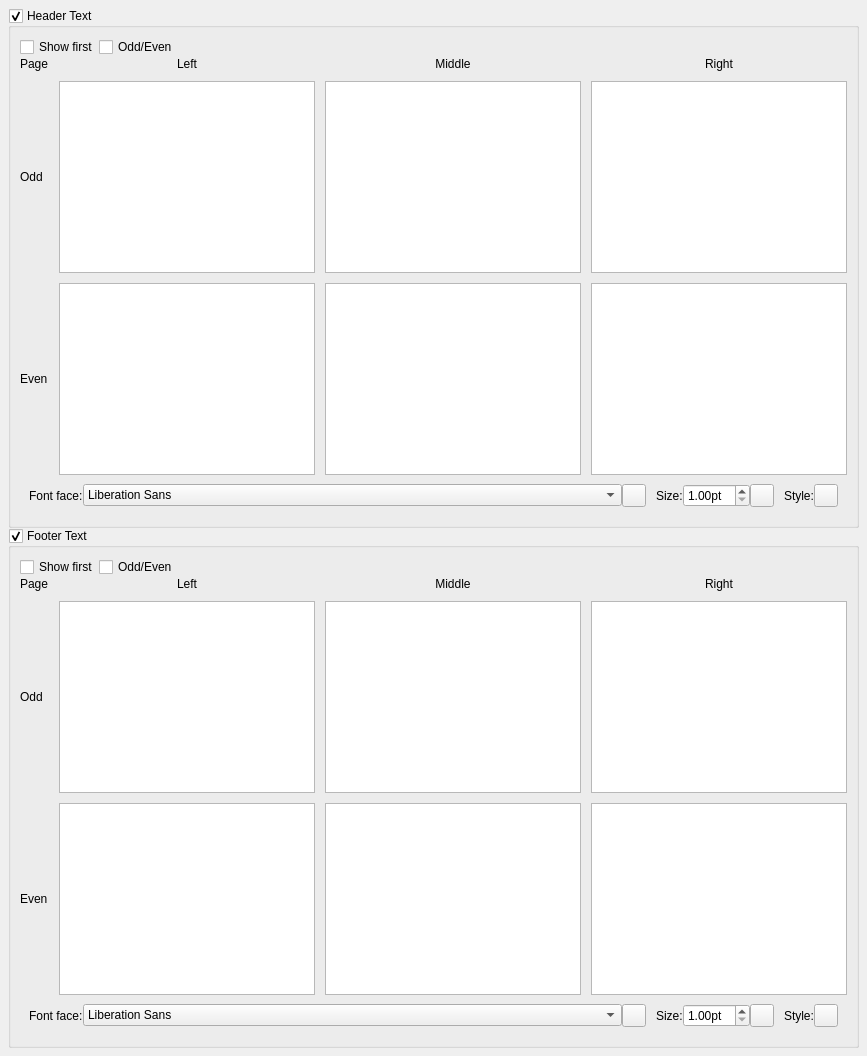
      <widget class="QWidget" name="PageHeaderFooter">
       <layout class="QGridLayout" name="gridLayout_10">
        <property name="leftMargin">
         <number>8</number>
        </property>
        <property name="topMargin">
         <number>8</number>
        </property>
        <property name="rightMargin">
         <number>8</number>
        </property>
        <property name="bottomMargin">
         <number>8</number>
        </property>
        <property name="spacing">
         <number>0</number>
        </property>
        <item row="1" column="0">
         <widget class="QGroupBox" name="showFooter">
          <property name="sizePolicy">
           <sizepolicy hsizetype="Preferred" vsizetype="Expanding">
            <horstretch>0</horstretch>
            <verstretch>0</verstretch>
           </sizepolicy>
          </property>
          <property name="title">
           <string>Footer Text</string>
          </property>
          <property name="checkable">
           <bool>true</bool>
          </property>
          <layout class="QVBoxLayout" name="verticalLayout_22">
           <property name="spacing">
            <number>0</number>
           </property>
           <item>
            <layout class="QHBoxLayout" name="horizontalLayout_2">
             <item>
              <widget class="QCheckBox" name="showFooterFirstPage">
               <property name="toolTip">
                <string>Show footer also on first page</string>
               </property>
               <property name="text">
                <string>Show first</string>
               </property>
              </widget>
             </item>
             <item>
              <widget class="QCheckBox" name="footerOddEven">
               <property name="toolTip">
                <string>Use odd/even page footer</string>
               </property>
               <property name="text">
                <string>Odd/Even</string>
               </property>
              </widget>
             </item>
             <item>
              <spacer name="horizontalSpacer_3">
               <property name="orientation">
                <enum>Qt::Horizontal</enum>
               </property>
               <property name="sizeHint" stdset="0">
                <size>
                 <width>40</width>
                 <height>20</height>
                </size>
               </property>
              </spacer>
             </item>
            </layout>
           </item>
           <item>
            <layout class="QGridLayout" name="gridLayout_6">
             <property name="spacing">
              <number>10</number>
             </property>
             <item row="1" column="0">
              <widget class="QLabel" name="labelOddFooter">
               <property name="text">
                <string>Odd</string>
               </property>
              </widget>
             </item>
             <item row="1" column="1">
              <widget class="QTextEdit" name="oddFooterL">
               <property name="minimumSize">
                <size>
                 <width>0</width>
                 <height>30</height>
                </size>
               </property>
              </widget>
             </item>
             <item row="0" column="2">
              <widget class="QLabel" name="labelMiddleFooter">
               <property name="text">
                <string>Middle</string>
               </property>
               <property name="alignment">
                <set>Qt::AlignCenter</set>
               </property>
              </widget>
             </item>
             <item row="1" column="2">
              <widget class="QTextEdit" name="oddFooterC">
               <property name="minimumSize">
                <size>
                 <width>0</width>
                 <height>30</height>
                </size>
               </property>
              </widget>
             </item>
             <item row="2" column="1">
              <widget class="QTextEdit" name="evenFooterL">
               <property name="minimumSize">
                <size>
                 <width>0</width>
                 <height>30</height>
                </size>
               </property>
              </widget>
             </item>
             <item row="2" column="0">
              <widget class="QLabel" name="labelEvenFooter">
               <property name="text">
                <string>Even</string>
               </property>
              </widget>
             </item>
             <item row="0" column="1">
              <widget class="QLabel" name="labelLeftFooter">
               <property name="sizePolicy">
                <sizepolicy hsizetype="Preferred" vsizetype="Preferred">
                 <horstretch>0</horstretch>
                 <verstretch>0</verstretch>
                </sizepolicy>
               </property>
               <property name="text">
                <string>Left</string>
               </property>
               <property name="alignment">
                <set>Qt::AlignCenter</set>
               </property>
              </widget>
             </item>
             <item row="2" column="2">
              <widget class="QTextEdit" name="evenFooterC">
               <property name="minimumSize">
                <size>
                 <width>0</width>
                 <height>30</height>
                </size>
               </property>
              </widget>
             </item>
             <item row="2" column="3">
              <widget class="QTextEdit" name="evenFooterR">
               <property name="minimumSize">
                <size>
                 <width>0</width>
                 <height>30</height>
                </size>
               </property>
              </widget>
             </item>
             <item row="1" column="3">
              <widget class="QTextEdit" name="oddFooterR">
               <property name="minimumSize">
                <size>
                 <width>0</width>
                 <height>30</height>
                </size>
               </property>
              </widget>
             </item>
             <item row="0" column="0">
              <widget class="QLabel" name="labelPageFooter">
               <property name="text">
                <string>Page</string>
               </property>
              </widget>
             </item>
             <item row="0" column="3">
              <widget class="QLabel" name="labelRightFooter">
               <property name="text">
                <string>Right</string>
               </property>
               <property name="alignment">
                <set>Qt::AlignCenter</set>
               </property>
              </widget>
             </item>
            </layout>
           </item>
           <item>
            <widget class="QWidget" name="showMeasureNumber_5" native="true">
             <layout class="QGridLayout" name="_7">
              <property name="spacing">
               <number>0</number>
              </property>
              <item row="0" column="4">
               <widget class="QDoubleSpinBox" name="footerFontSize">
                <property name="suffix">
                 <string>pt</string>
                </property>
                <property name="minimum">
                 <double>1.000000000000000</double>
                </property>
               </widget>
              </item>
              <item row="0" column="0">
               <widget class="QLabel" name="label_165">
                <property name="text">
                 <string>Font face:</string>
                </property>
               </widget>
              </item>
              <item row="0" column="3">
               <widget class="QLabel" name="label_164">
                <property name="text">
                 <string>Size:</string>
                </property>
                <property name="indent">
                 <number>10</number>
                </property>
               </widget>
              </item>
              <item row="0" column="1">
               <widget class="QFontComboBox" name="footerFontFace">
                <property name="sizePolicy">
                 <sizepolicy hsizetype="Expanding" vsizetype="Fixed">
                  <horstretch>0</horstretch>
                  <verstretch>0</verstretch>
                 </sizepolicy>
                </property>
                <property name="editable">
                 <bool>false</bool>
                </property>
               </widget>
              </item>
              <item row="0" column="2">
               <widget class="QToolButton" name="resetFooterFontFace">
                <property name="toolTip">
                 <string>Reset to default</string>
                </property>
                <property name="accessibleName">
                 <string>Reset 'Font face' value</string>
                </property>
                <property name="text">
                 <string notr="true"/>
                </property>
                <property name="icon">
                 <iconset resource="musescore.qrc">
                  <normaloff>:/data/icons/edit-reset.svg</normaloff>:/data/icons/edit-reset.svg</iconset>
                </property>
               </widget>
              </item>
              <item row="0" column="6">
               <widget class="QLabel" name="label_166">
                <property name="text">
                 <string>Style:</string>
                </property>
                <property name="indent">
                 <number>10</number>
                </property>
               </widget>
              </item>
              <item row="0" column="5">
               <widget class="QToolButton" name="resetFooterFontSize">
                <property name="toolTip">
                 <string>Reset to default</string>
                </property>
                <property name="accessibleName">
                 <string>Reset 'Font size' value</string>
                </property>
                <property name="text">
                 <string notr="true"/>
                </property>
                <property name="icon">
                 <iconset resource="musescore.qrc">
                  <normaloff>:/data/icons/edit-reset.svg</normaloff>:/data/icons/edit-reset.svg</iconset>
                </property>
               </widget>
              </item>
              <item row="0" column="7">
               <widget class="Ms::FontStyleSelect" name="footerFontStyle" native="true"/>
              </item>
              <item row="0" column="8">
               <widget class="QToolButton" name="resetFooterFontStyle">
                <property name="toolTip">
                 <string>Reset to default</string>
                </property>
                <property name="accessibleName">
                 <string>Reset 'Font size' value</string>
                </property>
                <property name="text">
                 <string notr="true"/>
                </property>
                <property name="icon">
                 <iconset resource="musescore.qrc">
                  <normaloff>:/data/icons/edit-reset.svg</normaloff>:/data/icons/edit-reset.svg</iconset>
                </property>
               </widget>
              </item>
             </layout>
            </widget>
           </item>
          </layout>
         </widget>
        </item>
        <item row="0" column="0">
         <widget class="QGroupBox" name="showHeader">
          <property name="sizePolicy">
           <sizepolicy hsizetype="Preferred" vsizetype="Expanding">
            <horstretch>0</horstretch>
            <verstretch>0</verstretch>
           </sizepolicy>
          </property>
          <property name="title">
           <string>Header Text</string>
          </property>
          <property name="checkable">
           <bool>true</bool>
          </property>
          <layout class="QVBoxLayout" name="verticalLayout_23">
           <property name="spacing">
            <number>0</number>
           </property>
           <item>
            <layout class="QHBoxLayout" name="horizontalLayout_4">
             <item>
              <widget class="QCheckBox" name="showHeaderFirstPage">
               <property name="toolTip">
                <string>Show header also on first page</string>
               </property>
               <property name="text">
                <string>Show first</string>
               </property>
              </widget>
             </item>
             <item>
              <widget class="QCheckBox" name="headerOddEven">
               <property name="toolTip">
                <string>Use odd/even page header</string>
               </property>
               <property name="text">
                <string>Odd/Even</string>
               </property>
              </widget>
             </item>
             <item>
              <spacer name="horizontalSpacer_4">
               <property name="orientation">
                <enum>Qt::Horizontal</enum>
               </property>
               <property name="sizeHint" stdset="0">
                <size>
                 <width>40</width>
                 <height>20</height>
                </size>
               </property>
              </spacer>
             </item>
            </layout>
           </item>
           <item>
            <layout class="QGridLayout" name="gridLayout_5">
             <property name="spacing">
              <number>10</number>
             </property>
             <item row="0" column="1">
              <widget class="QLabel" name="labelLeftHeader">
               <property name="text">
                <string>Left</string>
               </property>
               <property name="alignment">
                <set>Qt::AlignCenter</set>
               </property>
              </widget>
             </item>
             <item row="0" column="2">
              <widget class="QLabel" name="labelMiddleHeader">
               <property name="text">
                <string>Middle</string>
               </property>
               <property name="alignment">
                <set>Qt::AlignCenter</set>
               </property>
              </widget>
             </item>
             <item row="0" column="3">
              <widget class="QLabel" name="labelRightHeader">
               <property name="text">
                <string>Right</string>
               </property>
               <property name="alignment">
                <set>Qt::AlignCenter</set>
               </property>
              </widget>
             </item>
             <item row="1" column="0">
              <widget class="QLabel" name="labelOddHeader">
               <property name="text">
                <string>Odd</string>
               </property>
              </widget>
             </item>
             <item row="1" column="1">
              <widget class="QTextEdit" name="oddHeaderL">
               <property name="sizePolicy">
                <sizepolicy hsizetype="Expanding" vsizetype="Expanding">
                 <horstretch>0</horstretch>
                 <verstretch>0</verstretch>
                </sizepolicy>
               </property>
               <property name="minimumSize">
                <size>
                 <width>0</width>
                 <height>30</height>
                </size>
               </property>
               <property name="maximumSize">
                <size>
                 <width>16777215</width>
                 <height>16777215</height>
                </size>
               </property>
              </widget>
             </item>
             <item row="1" column="2">
              <widget class="QTextEdit" name="oddHeaderC">
               <property name="sizePolicy">
                <sizepolicy hsizetype="Expanding" vsizetype="Expanding">
                 <horstretch>0</horstretch>
                 <verstretch>0</verstretch>
                </sizepolicy>
               </property>
               <property name="minimumSize">
                <size>
                 <width>0</width>
                 <height>30</height>
                </size>
               </property>
               <property name="maximumSize">
                <size>
                 <width>16777215</width>
                 <height>16777215</height>
                </size>
               </property>
              </widget>
             </item>
             <item row="1" column="3">
              <widget class="QTextEdit" name="oddHeaderR">
               <property name="sizePolicy">
                <sizepolicy hsizetype="Expanding" vsizetype="Expanding">
                 <horstretch>0</horstretch>
                 <verstretch>0</verstretch>
                </sizepolicy>
               </property>
               <property name="minimumSize">
                <size>
                 <width>0</width>
                 <height>30</height>
                </size>
               </property>
               <property name="maximumSize">
                <size>
                 <width>16777215</width>
                 <height>16777215</height>
                </size>
               </property>
              </widget>
             </item>
             <item row="2" column="1">
              <widget class="QTextEdit" name="evenHeaderL">
               <property name="minimumSize">
                <size>
                 <width>0</width>
                 <height>30</height>
                </size>
               </property>
               <property name="maximumSize">
                <size>
                 <width>16777215</width>
                 <height>16777215</height>
                </size>
               </property>
              </widget>
             </item>
             <item row="2" column="0">
              <widget class="QLabel" name="labelEvenHeader">
               <property name="text">
                <string>Even</string>
               </property>
              </widget>
             </item>
             <item row="2" column="2">
              <widget class="QTextEdit" name="evenHeaderC">
               <property name="minimumSize">
                <size>
                 <width>0</width>
                 <height>30</height>
                </size>
               </property>
               <property name="maximumSize">
                <size>
                 <width>16777215</width>
                 <height>16777215</height>
                </size>
               </property>
              </widget>
             </item>
             <item row="2" column="3">
              <widget class="QTextEdit" name="evenHeaderR">
               <property name="minimumSize">
                <size>
                 <width>0</width>
                 <height>30</height>
                </size>
               </property>
               <property name="maximumSize">
                <size>
                 <width>16777215</width>
                 <height>16777215</height>
                </size>
               </property>
              </widget>
             </item>
             <item row="0" column="0">
              <widget class="QLabel" name="labelPageHeader">
               <property name="text">
                <string>Page</string>
               </property>
              </widget>
             </item>
            </layout>
           </item>
           <item>
            <widget class="QWidget" name="showMeasureNumber_4" native="true">
             <layout class="QGridLayout" name="_6">
              <property name="spacing">
               <number>0</number>
              </property>
              <item row="0" column="3">
               <widget class="QLabel" name="label_161">
                <property name="text">
                 <string>Size:</string>
                </property>
                <property name="indent">
                 <number>10</number>
                </property>
               </widget>
              </item>
              <item row="0" column="1">
               <widget class="QFontComboBox" name="headerFontFace">
                <property name="sizePolicy">
                 <sizepolicy hsizetype="Expanding" vsizetype="Fixed">
                  <horstretch>0</horstretch>
                  <verstretch>0</verstretch>
                 </sizepolicy>
                </property>
                <property name="editable">
                 <bool>false</bool>
                </property>
               </widget>
              </item>
              <item row="0" column="0">
               <widget class="QLabel" name="label_162">
                <property name="text">
                 <string>Font face:</string>
                </property>
               </widget>
              </item>
              <item row="0" column="2">
               <widget class="QToolButton" name="resetHeaderFontFace">
                <property name="toolTip">
                 <string>Reset to default</string>
                </property>
                <property name="accessibleName">
                 <string>Reset 'Font face' value</string>
                </property>
                <property name="text">
                 <string notr="true"/>
                </property>
                <property name="icon">
                 <iconset resource="musescore.qrc">
                  <normaloff>:/data/icons/edit-reset.svg</normaloff>:/data/icons/edit-reset.svg</iconset>
                </property>
               </widget>
              </item>
              <item row="0" column="5">
               <widget class="QToolButton" name="resetHeaderFontSize">
                <property name="toolTip">
                 <string>Reset to default</string>
                </property>
                <property name="accessibleName">
                 <string>Reset 'Font size' value</string>
                </property>
                <property name="text">
                 <string notr="true"/>
                </property>
                <property name="icon">
                 <iconset resource="musescore.qrc">
                  <normaloff>:/data/icons/edit-reset.svg</normaloff>:/data/icons/edit-reset.svg</iconset>
                </property>
               </widget>
              </item>
              <item row="0" column="4">
               <widget class="QDoubleSpinBox" name="headerFontSize">
                <property name="suffix">
                 <string>pt</string>
                </property>
                <property name="minimum">
                 <double>1.000000000000000</double>
                </property>
               </widget>
              </item>
              <item row="0" column="6">
               <widget class="QLabel" name="label_163">
                <property name="text">
                 <string>Style:</string>
                </property>
                <property name="indent">
                 <number>10</number>
                </property>
               </widget>
              </item>
              <item row="0" column="7">
               <widget class="Ms::FontStyleSelect" name="headerFontStyle" native="true"/>
              </item>
              <item row="0" column="8">
               <widget class="QToolButton" name="resetHeaderFontStyle">
                <property name="toolTip">
                 <string>Reset to default</string>
                </property>
                <property name="accessibleName">
                 <string>Reset 'Font size' value</string>
                </property>
                <property name="text">
                 <string notr="true"/>
                </property>
                <property name="icon">
                 <iconset resource="musescore.qrc">
                  <normaloff>:/data/icons/edit-reset.svg</normaloff>:/data/icons/edit-reset.svg</iconset>
                </property>
               </widget>
              </item>
             </layout>
            </widget>
           </item>
          </layout>
         </widget>
        </item>
       </layout>
      </widget>
